Frame 1 (no input): blank canvas, image omitted
Frame 60 (the mouse pressed at the canvas centre just before this capture): blank canvas, image omitted
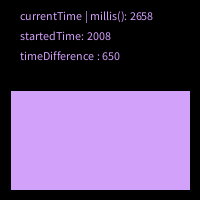
Frame 120 (the mouse held since frame 60 and released just before this capture)

The Processing sketch whose frames 1 and 60 were blank and that drew this single picture after the mouse press (run headless with seeded random() and noise(); from frame 60 on, the mouse is pressed at the canvas centre):

// Processing sketch: UseOfMillisExample
// ── UseOfMillisExample.pde
// example on how to use the millis() function to make
// 'loops' with a certain time. 

int currentTime  = 0;
int startedTime  = 0;
int intervalTime = 2000;

color randomColor;

void setup() {
   size(200,200);
   //frameRate(1);
}

void draw() {
  
  background(0);
  
  currentTime = millis();
  
  int timeDifference = currentTime - startedTime;
  
  if(timeDifference > intervalTime) {
    
    // make a random color
    randomColor = color(random(128,256),random(128,256),random(128,256));
    
    // reset the Time
    startedTime = currentTime;
  }
  
  // reset on keyPress
  if(keyPressed) {
     startedTime = millis(); // we could also use currentTime
  }
  
  // display
  fill(randomColor);
  
  text("currentTime | millis(): " + currentTime,   20,20);
  text("startedTime: " + startedTime,    20,40);
  text("timeDifference : " + timeDifference,20,60);
  
  rect(10,90,180,100);
  
}
